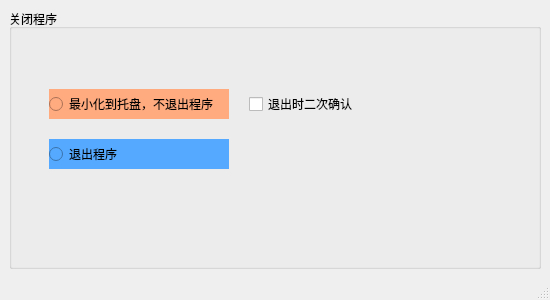
<?xml version="1.0" encoding="UTF-8"?>
<ui version="4.0">
 <class>Common</class>
 <widget class="QMainWindow" name="Common">
  <property name="windowModality">
   <enum>Qt::ApplicationModal</enum>
  </property>
  <property name="geometry">
   <rect>
    <x>0</x>
    <y>0</y>
    <width>550</width>
    <height>300</height>
   </rect>
  </property>
  <property name="sizePolicy">
   <sizepolicy hsizetype="Fixed" vsizetype="Fixed">
    <horstretch>0</horstretch>
    <verstretch>0</verstretch>
   </sizepolicy>
  </property>
  <property name="minimumSize">
   <size>
    <width>450</width>
    <height>300</height>
   </size>
  </property>
  <property name="windowTitle">
   <string>常规设置</string>
  </property>
  <widget class="QWidget" name="centralwidget">
   <layout class="QHBoxLayout" name="horizontalLayout">
    <item>
     <widget class="QGroupBox" name="groupBox">
      <property name="title">
       <string>关闭程序</string>
      </property>
      <widget class="QCheckBox" name="checkBox">
       <property name="geometry">
        <rect>
         <x>240</x>
         <y>80</y>
         <width>120</width>
         <height>30</height>
        </rect>
       </property>
       <property name="text">
        <string>退出时二次确认</string>
       </property>
      </widget>
      <widget class="QRadioButton" name="radioButton_close">
       <property name="geometry">
        <rect>
         <x>40</x>
         <y>130</y>
         <width>180</width>
         <height>30</height>
        </rect>
       </property>
       <property name="styleSheet">
        <string notr="true">background-color: rgb(85, 170, 255);</string>
       </property>
       <property name="text">
        <string>退出程序</string>
       </property>
      </widget>
      <widget class="QRadioButton" name="radioButton_min">
       <property name="geometry">
        <rect>
         <x>40</x>
         <y>80</y>
         <width>180</width>
         <height>30</height>
        </rect>
       </property>
       <property name="styleSheet">
        <string notr="true">background-color: rgb(255, 170, 127);</string>
       </property>
       <property name="text">
        <string>最小化到托盘，不退出程序</string>
       </property>
      </widget>
     </widget>
    </item>
   </layout>
  </widget>
  <widget class="QStatusBar" name="statusbar"/>
 </widget>
 <resources/>
 <connections>
  <connection>
   <sender>checkBox</sender>
   <signal>clicked(bool)</signal>
   <receiver>Common</receiver>
   <slot>on_checked()</slot>
   <hints>
    <hint type="sourcelabel">
     <x>310</x>
     <y>106</y>
    </hint>
    <hint type="destinationlabel">
     <x>459</x>
     <y>277</y>
    </hint>
   </hints>
  </connection>
 </connections>
 <slots>
  <slot>on_checked()</slot>
 </slots>
</ui>
